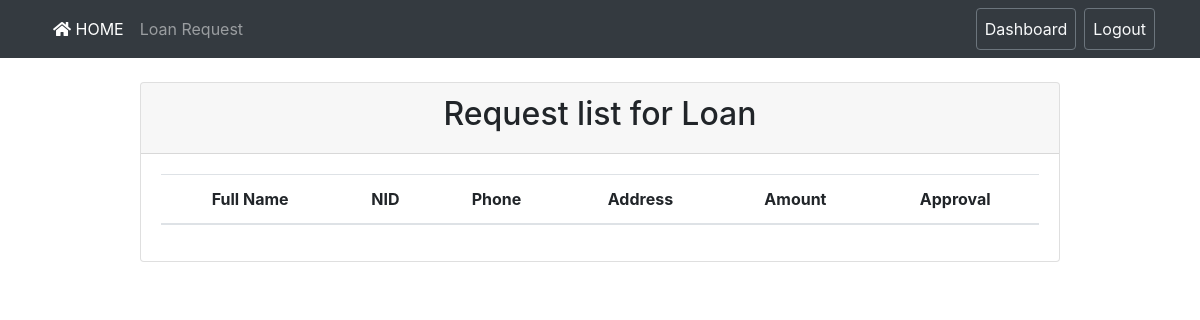
Before: /admin_loan.php (signed in) with the older database file.
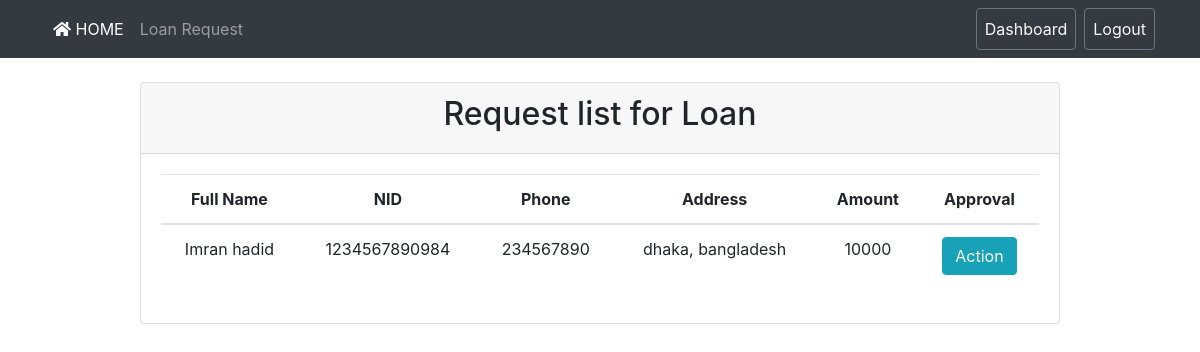
After: the same page with the newer database file.
### tables this page shows
CREATE TABLE `loan_apply` (
  `id` int(11) NOT NULL,
  `username` varchar(50) NOT NULL,
  `name` varchar(50) NOT NULL,
  `nid` varchar(100) NOT NULL,
  `phone` varchar(20) NOT NULL,
  `address` varchar(30) NOT NULL,
  `amount` int(10) NOT NULL,
  `loanGiven` int(11) NOT NULL
);

### admin_loan.php (the view, shortened to what this page needs)
<?php
require 'config.php';
?>
<!DOCTYPE html>
<html>
<head>
	<link rel="stylesheet" href="asset/css/bootstrap.min.css">
	<link rel="stylesheet" href="asset/css/style.css">
	<link rel="stylesheet" href="https://use.fontawesome.com/releases/v5.0.8/css/solid.css">
	<link rel="stylesheet" href="https://use.fontawesome.com/releases/v5.0.8/css/fontawesome.css">
</head>
<body class="text-center">
	<nav class="navbar navbar-expand-lg navbar-dark bg-dark">
		<div class="container">
			<div class="collapse navbar-collapse" id="AMSNavbar">
				<ul class="navbar-nav mr-auto">
					<li class="nav-item active">
						<a class="nav-link" href="index.php">
							<i class="fas fa-home"></i>
							HOME
						</a>
					</li>
					<li class="nav-item">
						<a class="nav-link" href="admin_loan.php">
							Loan Request
						</a>
					</li>
				</ul>
				<ul class="navbar-nav my-2 my-md-0">
					<li class="nav-item">
						<a class="nav-link btn btn-outline-secondary text-light" href="admin_dashboard.php">Dashboard</a>
					</li>
					<li class="ml-2 nav-item">
						<a class="nav-link btn btn-outline-secondary text-light" href="logout.php">Logout</a>
					</li>
				</ul>
			</div>
		</div>
	</nav>
	<?php
		$amsDataLA = array();
		$amsSqlQueryLA = "SELECT `id`, `username`, `name`, `nid`, `phone`, `address`, `amount` FROM `loan_apply`";
		if ($amsResultLA = $conn->query($amsSqlQueryLA)) {
			while ($rowsLA = $amsResultLA->fetch_array(MYSQLI_ASSOC)) {
				$amsDataLA[] = $rowsLA;
			}
		}
	?>
	<main role="main" class="container">
		<div class="row justify-content-md-center">
			<div class="col-sm-10 mt-4">
				<div class="card">
					<div class="card-header">
						<h2>Request list for Loan</h2>
					</div>
					<div class="card-body">
						<table class="table table-hover">
							<thead>
								<tr>
									<th>Full Name</th>
									<th>NID</th>
									<th>Phone</th>
									<th>Address</th>
									<th>Amount</th>
									<th>Approval</th>
								</tr>
							</thead>
							<tbody>
								<?php
									foreach ($amsDataLA as $rowLA) {
										echo "<tr>";
										echo "<td>" . ucfirst($rowLA['name']) . "</td>";
										echo "<td>" . $rowLA['nid'] . "</td>";
										echo "<td>" . $rowLA['phone'] . "</td>";
										echo "<td>" . $rowLA['address'] . "</td>";
										echo "<td>" . $rowLA['amount'] . "</td>";
										echo '<td><button type="button" class="btn btn-info" onclick="loanAmountId(\''.$rowLA['username'].'\', '.$rowLA['id'].')" data-toggle="modal" data-target="#AMSWithdrawRequest">Action</button></td>';
										echo "</tr>";
									}
								?>
							</tbody>
						</table>
					</div>
				</div>
			</div>
		</div>
	</main>
</body>
</html>

Changed rows visible on the page:
added loan_apply: name "Imran hadid", nid "1234567890984", phone "234567890", address "dhaka, bangladesh", amount "10000"
